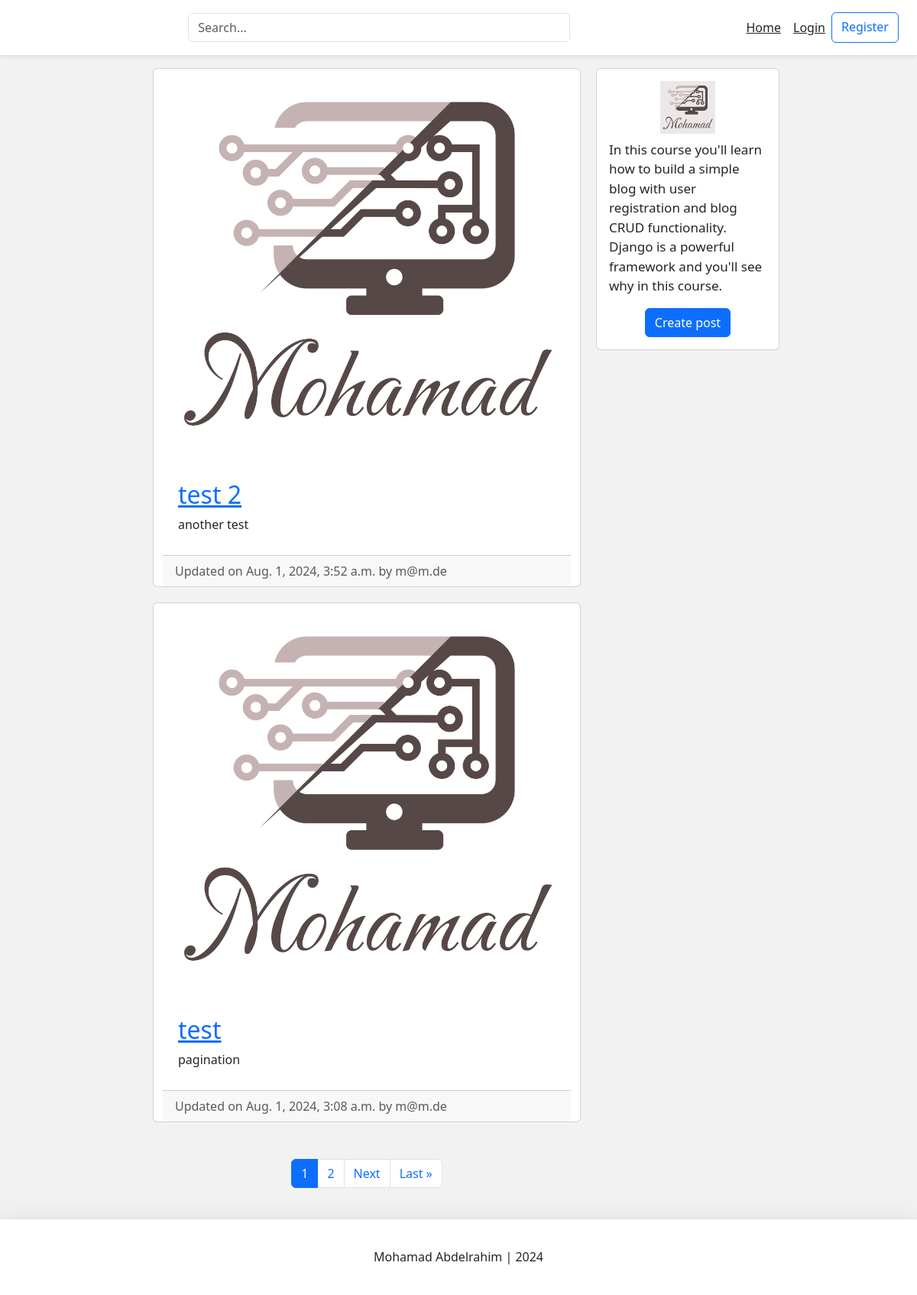
The page / on the database its author committed.
### blog/models.py (models this page shows)
class BlogPost(models.Model):
    title= models.CharField(max_length=50, null=False, blank=False)
    body= models.TextField(max_length=5000, null=False, blank=False)
    image= models.ImageField(upload_to=upload_location, null=False, blank=False)
    date_published= models.DateTimeField(auto_now_add=True, verbose_name="date publisched")
    date_updated= models.DateTimeField(auto_now_add=True, verbose_name="date updated")
    author = models.ForeignKey(settings.AUTH_USER_MODEL, on_delete=models.CASCADE)
    slug= models.SlugField(blank=True, unique=True)

### account/models.py (models this page shows, shortened)
class Account(AbstractBaseUser):
    email                   = models.EmailField(verbose_name="email", max_length=60, unique=True)
    username                = models.CharField(max_length=30, unique=True)
    date_joined             = models.DateTimeField(verbose_name='date joined', auto_now_add=True)
    last_login              = models.DateTimeField(verbose_name='last login', auto_now=True)
    is_admin                = models.BooleanField(default=False)
    is_active               = models.BooleanField(default=True)
    is_staff                = models.BooleanField(default=False)
    is_superuser            = models.BooleanField(default=False)
    USERNAME_FIELD = 'email'
    REQUIRED_FIELDS = ['username'] #['username', 'first_name']
    objects = MyAccountManager()
    def __str__(self):
        return self.email

### personal/views.py (the view)
# urls.py: path('', home_screen_view, name='home'),
def home_screen_view(request, *args, **kwargs):
	context = {}
	query = ""
	if request.GET:
		query = request.GET.get('q', '')
		context['query'] = str(query)
	blog_posts = sorted(get_blog_queryset(query), key=attrgetter('date_updated'), reverse=True)
	page = request.GET.get('page', 1)
	blog_posts_paginator = Paginator(blog_posts, BLOG_POSTS_PER_PAGE)
	try:
		blog_posts = blog_posts_paginator.page(page)
	except PageNotAnInteger:
		blog_posts = blog_posts_paginator.page(BLOG_POSTS_PER_PAGE)
	except EmptyPage:
		blog_posts = blog_posts_paginator.page(blog_posts_paginator.num_pages)
	context['blog_posts'] = blog_posts
	return render(request, "personal/home.html", context)

### blog/views.py (called while the page is built)
def get_blog_queryset(query=None):
	queryset = []
	queries = query.split(" ") # python install 2019 = [python, install, 2019]
	for q in queries:
		posts = BlogPost.objects.filter(
				Q(title__icontains=q) |
				Q(body__icontains=q)
			).distinct()
		for post in posts:
			queryset.append(post)
	return list(set(queryset))

### personal/templates/personal/home.html (shortened to what this page needs)
{% extends 'base.html' %}
{% load static %}
{% block content %}
<div class="container">
	<div class="row">
		<div class="left-column col-lg-7 offset-lg-1">
			{% if blog_posts %}
				{% for post in blog_posts %}
					<div class="blog-post-container">
						{% include 'blog/snippets/blog_post_snippet.html' with blog_post=post %}
					</div>
				{% endfor %}
			{% else %}
				<div class="blog-post-container">
					{% include 'blog/snippets/blog_post_snippet.html' with query=query %}
				</div>
			{% endif %}
		{% include 'blog/snippets/blog_post_pagination.html' with blog_posts=blog_posts %}
		</div>
		<div class="right-column col-lg-3 d-lg-flex d-none flex-column">
			<div class="card create-post-bar d-flex flex-column p-3">
				<img class="img-fluid d-block m-auto pb-2" src="{% static 'logo.png' %}" width="72" height="72">
				<p class="lead">In this course you'll learn how to build a simple blog with user registration and blog CRUD functionality. Django is a powerful
  					framework and you'll see why in this course.</p>
				<p class="m-auto"><a class="btn btn-primary" href="{% url 'blog:create' %}">Create post</a></p>
			</div>
		</div>
	</div>
</div>
{% endblock content %}

### templates/base.html (shortened to what this page needs)
<!DOCTYPE html>
<html>
<head>
        {% include 'snippets/header.html' %}
</head>
<body>
     <div class="main">
        {% block content %}
        {% endblock content %}
     </div>
    {% include 'snippets/footer.html' %}
</body>
</html>

### templates/snippets/header.html (shortened to what this page needs)
{% load static %}
<link rel="stylesheet"  href="https://cdn.jsdelivr.net/npm/bootstrap@5.3.3/dist/css/bootstrap.min.css"
integrity="sha384-QWTKZyjpPEjISv5WaRU9OFeRpok6YctnYmDr5pNlyT2bRjXh0JMhjY6hW+ALEwIH">
  <div class="d-flex flex-column flex-md-row align-items-center p-3 px-md-4 mb-3 bg-white border-bottom shadow-sm">
    <div class="search-bar d-inline-flex mt-2 mt-md-0 ms-md-auto">
        <form method="get">
            <input class="form-control"  type="text" name="q" id="id_q" placeholder="Search..."  >
        </form>
    </div>
    <nav class="d-inline-flex mt-2 mt-md-0 ms-md-auto">
        {% if request.user.is_authenticated %}
            <a class="p-2 text-dark" href="{% url 'home' %}">Home</a>
            <a class="p-2 text-dark" href="{% url 'account' %}">Account</a>
            <a class="p-2 text-dark" href="{% url 'logout' %}">Logout</a>
        {% else %}
            <a class="p-2 text-dark" href="{% url 'home' %}">Home</a>
            <a class="p-2 text-dark"  href="{% url 'login' %}">Login</a>
            <a class="btn btn-outline-primary" href="{% url 'register' %}">Register</a>
        {% endif %}
    </nav>
  </div>

### blog/templates/blog/snippets/blog_post_snippet.html (shortened to what this page needs)
{% if blog_post %}
<div class="container">
	<div class="row">
		<div class="card m-auto">
			<a href="{% url 'blog:detail' post.slug %}">
				<img class="card-img-top" src="{{blog_post.image.url}}">
			</a>
			<div class="card-body mt-2 mb-2">
				<a href="{% url 'blog:detail' post.slug %}">
					<h2 class="card-title">{{blog_post.title}}</h2>
				</a>
				<p class="card-text">{{blog_post.body|truncatechars:250}}</p>
			</div>
			<div class="card-footer text-muted">
			  Updated on {{blog_post.date_updated}} by {{blog_post.author}}
			</div>
		</div>
	</div>
</div>
{% endif %}

### blog/templates/blog/snippets/blog_post_pagination.html (shortened to what this page needs)
<div class="d-flex flex-column m-auto pagination mt-5">
<nav aria-label="Page navigation">
<ul class="pagination pg-grey justify-content-center">
    {% for i in blog_posts.paginator.page_range %}
        {% if blog_posts.number == i %}
            <li class="page-item active"><a class="page-link">{{ i }}</a></li>
        {% else %}
            <li class="page-item" ><a class="page-link" href="?{% if query %}q={{query}}&{% endif %}page={{ i }}">
                {{ i }}</a></li>
        {% endif %}
    {% endfor %}
    {% if blog_posts.has_next %}
        <li class="page-item">
            <a class="page-link" href="?{% if query %}q={{query}}&{% endif %}page={{ blog_posts.next_page_number }}">
                Next</a>
        </li>
        <li class="page-item">
            <a class="page-link"  href="?{% if query %}q={{query}}&{% endif %}page={{ blog_posts.paginator.num_pages }}">
                Last &raquo;</a>
        </li>
    {% endif %}
</ul>
</nav>
</div>

### templates/snippets/footer.html (shortened to what this page needs)
<br>
<div class="d-flex flex-row align-items-center footer  bg-white border-top shadow-lg">
	<p class="m-auto">Mohamad Abdelrahim | 2024</p>
</div>

### templates/snippets/header.html (style rules this page uses)
@media (min-width: 768px) { html { font-size: 16px; } }
.container { max-width: 960px; }
.search-bar { max-width: 500px; width: 100%; }
form { width: 100%; }

### templates/snippets/base_css.html (style rules this page uses)
body { background-color: #f2f2f2; }

### templates/base.html (style rules this page uses)
.main { min-height: 100vh; height: 100%; }

### personal/templates/personal/home.html (style rules this page uses)
@media (min-width: 768px) { .right-column { margin-left: 20px; } }
.blog-post-container { margin-bottom: 20px; width: 100%; }
.create-post-bar { background-color: #fff; margin-bottom:20px; }
.left-column { padding:0px; }
.right-column { padding:0px; }
.lead { font-size: 17px; }

### blog/templates/blog/snippets/blog_post_snippet.html (style rules this page uses)
.card { max-width: 700px; width: 100%; }
.card-body { padding: 20px; }

### templates/snippets/footer.html (style rules this page uses)
.footer { min-height: 100px; }

### rows shown on the page
BlogPost: image (picture), title "test 2", body "another test", date_updated "Aug. 1, 2024, 3:52 a.m.", author "m@m.de"
BlogPost: image (picture), title "test", body "pagination", date_updated "Aug. 1, 2024, 3:08 a.m.", author "m@m.de"

### other values the page prints
{{ i }} "1"
{{ i }} "2"
